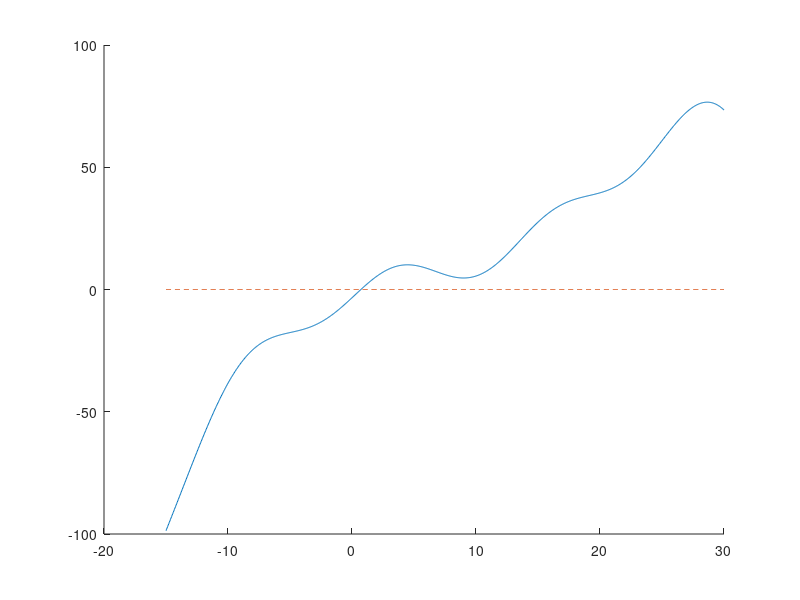

This chart was generated by the following MATLAB code: (Note: this script raises an error after producing the figure.)
%% Definition of the test function and its derivative
test_func01 = @(x) (x.^3)/100 - (x.^2)/8 + 2*x + 6*sin(x/2+6) -.7 - exp(x/6);
test_derivative01 = @(x) 3*(x.^2)/100 - 2*x/8 + 2 +(6/2)*cos(x/2+6) - exp(x/6)/6;

%% Bisection Method Demonstration

x = linspace(-15, 30, 1000);

% plotting numerical root finding results from bisection method
figure();
hold on;
plot(x, test_func01(x));
plot(x, zeros(size(x)), '--');

bisection_root = bisection_solver(@test_function, -25, 25, 10e-14, 1000);

plot(bisection_root, test_func01(bisection_root), '.', MarkerSize=20);
legend('Function', 'Y=0', 'Root Approx.');

hold off;
%% Newton's Method Demonstration

x = linspace(-15, 30, 1000);

% plotting numerical root finding results from bisection method
figure();
hold on;
plot(x, test_func01(x));
plot(x, zeros(size(x)), '--');

newton_root = newton_solver_jojo(@test_function, 10, 10e-14, 1000);

plot(newton_root, test_func01(newton_root), '.', MarkerSize=20);
legend('Function', 'Y=0', 'Root Approx.');

hold off;

%% Secant Method Demonstration

x = linspace(-15, 30, 1000);

% plotting numerical root finding results from bisection method
figure();
hold on;
plot(x, test_func01(x));
plot(x, zeros(size(x)), '--');

secant_root = secant_solver_jojo(@test_function, 5, 10, 10e-14, 1000);

plot(secant_root, test_func01(secant_root), '.', MarkerSize=20);
legend('Function', 'Y=0', 'Root Approx.');

hold off;

%% Testing convergence for Bisection method (unsure if works)
% declare input_list as a global variable
global input_list;

% number of trials we would like to perform
num_iter = 100;

%list of estimate at current iteration (x_{n}) compiled across all trials
x_current_list = [];

% list of estimate at next iteration (x_{n+1}) compiled across all trials
x_next_list = [];

%keeps track of which iteration (n) in a trial each data point was 
% collected from
index_list = [];

% calculate root to base initial guesses off of
x_r_calc = bisection_solver(@convergence_test_func, -3, 3, 10e-14, 1000);

%loop through each trial
for n = 1:num_iter
    % pull out the left and right guess for the trial
    x0 = x_r_calc - 3*rand();
    x1 = x_r_calc + 3*rand();

    % clear the input_list global variable
    input_list = [];

    % run the newton solver
    [x_r, return_list] = bisection_convergence_test(@convergence_test_func, x0, x1, 10e-14, 1000);
    % at this point, input_list will be populated with the values that the 
    % solver called at each iteration. In other words, it is now 
    % [x_1,x_2,...x_n-1,x_n] append the collected data to the compilation
    x_current_list = [x_current_list,return_list(1:end-1)];
    x_next_list = [x_next_list,return_list(2:end)];
    %index_list = [index_list,1:length(input_list)-1];
end

% computing error based on guesses and highly accurate root
error_current = abs(x_current_list - x_r);
error_next = abs(x_next_list - x_r);

figure('Color', 'w');
loglog(error_current, error_next, 'r.', 'markerfacecolor', 'r', 'markersize', 4);
hold on;
title('Convergence Analysis for Bisection Method', 'FontSize', 14);
xlabel('\epsilon_{n}', 'FontSize', 18);
ylabel('\epsilon_{n+1}', 'FontSize', 18);
xlim([10e-16, 10e1]);
ylim([10e-19, 10e1])
grid on;
hold off;


%% Testing convergence for Newton's method
% declare input_list as a global variable
global input_list;

% number of trials we would like to perform
num_iter = 1000;

% list for the initial guesses that we would like to use each trial. These 
% guesses have all been chosen so that each trial will converge to the 
% same root because the root is somewhere between -3 and 3.
x0_list = linspace(-3,3,num_iter);

%list of estimate at current iteration (x_{n}) compiled across all trials
x_current_list = [];

% list of estimate at next iteration (x_{n+1}) compiled across all trials
x_next_list = [];

%keeps track of which iteration (n) in a trial each data point was 
% collected from
index_list = [];

%loop through each trial
for n = 1:num_iter
    % pull out the left and right guess for the trial
    x0 = x0_list(n);
    % clear the input_list global variable
    input_list = [];
    % run the newton solver
    x_r = newton_solver_jojo(@convergence_test_func, x0, 10e-14, 1000);
    % at this point, input_list will be populated with the values that the 
    % solver called at each iteration. In other words, it is now 
    % [x_1,x_2,...x_n-1,x_n] append the collected data to the compilation
    x_current_list = [x_current_list,input_list(1:end-1)];
    x_next_list = [x_next_list,input_list(2:end)];
    index_list = [index_list,1:length(input_list)-1];
end

% computing error based on guesses and highly accurate root
error_current = abs(x_current_list - x_r);
error_next = abs(x_next_list - x_r);

figure('Color', 'w');
loglog(error_current, error_next, 'r.', 'markerfacecolor', 'r', 'markersize', 4);
hold on;
title('Convergence Analysis for Newton''s Method', 'FontSize', 14);
xlabel('\epsilon_{n}', 'FontSize', 18);
ylabel('\epsilon_{n+1}', 'FontSize', 18);
xlim([10e-16, 10e1]);
ylim([10e-19, 10e1])
grid on;
hold off;

%% Testing convergence for Secant method
% declare input_list as a global variable
global input_list;

% number of trials we would like to perform
num_iter = 1000;

% list for the initial guesses that we would like to use each trial. These 
% guesses have all been chosen so that each trial will converge to the 
% same root because the root is somewhere between -3 and 3.
x0_list = linspace(-3, 3, num_iter);

%list of estimate at current iteration (x_{n}) compiled across all trials
x_current_list = [];

% list of estimate at next iteration (x_{n+1}) compiled across all trials
x_next_list = [];

%keeps track of which iteration (n) in a trial each data point was 
% collected from
index_list = [];

%loop through each trial
for n = 1:num_iter
    % pull out the left and right guess for the trial
    x0 = x0_list(n);
    % clear the input_list global variable
    input_list = [];
    % run the newton solver
    x_r = secant_solver_jojo(@convergence_test_func, x0, x0 + 0.1, 10e-14, 1000);
    % at this point, input_list will be populated with the values that the 
    % solver called at each iteration. In other words, it is now 
    % [x_1,x_2,...x_n-1,x_n] append the collected data to the compilation
    x_current_list = [x_current_list,input_list(1:end-1)];
    x_next_list = [x_next_list,input_list(2:end)];
    index_list = [index_list,1:length(input_list)-1];
end

% computing error based on guesses and highly accurate root
error_current = abs(x_current_list - x_r);
error_next = abs(x_next_list - x_r);

figure('Color', 'w');
loglog(error_current, error_next, 'r.', 'markerfacecolor', 'r', 'markersize', 4);
hold on;
title('Convergence Analysis for Secant Method', 'FontSize', 14);
xlabel('\epsilon_{n}', 'FontSize', 18);
ylabel('\epsilon_{n+1}', 'FontSize', 18);
xlim([10e-18, 10e1]);
ylim([10e-19, 10e1])
grid on;
hold off;

%% Testing convergence for fzero

% declare input_list as a global variable
global input_list;

% number of trials we would like to perform
num_iter = 1000;

% list for the initial guesses that we would like to use each trial. These 
% guesses have all been chosen so that each trial will converge to the 
% same root because the root is somewhere between -3 and 3.
x0_list = linspace(-3,3,num_iter);

%list of estimate at current iteration (x_{n}) compiled across all trials
x_current_list = [];

% list of estimate at next iteration (x_{n+1}) compiled across all trials
x_next_list = [];

%keeps track of which iteration (n) in a trial each data point was 
% collected from
index_list = [];

%loop through each trial
for n = 1:num_iter
    % pull out the left and right guess for the trial
    x0 = x0_list(n);
    % clear the input_list global variable
    input_list = [];
    % run the newton solver
    x_r = fzero(@convergence_test_func, x0);
    % at this point, input_list will be populated with the values that the 
    % solver called at each iteration. In other words, it is now 
    % [x_1,x_2,...x_n-1,x_n] append the collected data to the compilation
    x_current_list = [x_current_list,input_list(1:end-1)];
    x_next_list = [x_next_list,input_list(2:end)];
    index_list = [index_list,1:length(input_list)-1];
end

% computing error based on guesses and highly accurate root
error_current = abs(x_current_list - x_r);
error_next = abs(x_next_list - x_r);

figure('Color', 'w');
loglog(error_current, error_next, 'r.', 'markerfacecolor', 'r', 'markersize', 4);
hold on;
title('Convergence Analysis for fsolve', 'FontSize', 14);
xlabel('\epsilon_{n}', 'FontSize', 18);
ylabel('\epsilon_{n+1}', 'FontSize', 18);
xlim([10e-18, 10e1]);
ylim([10e-19, 10e1])
grid on;
hold off;

%% Data processing for Newton's method

% data points to be used in the regression
x_regression = []; % e_n
y_regression = []; % e_{n+1}

% iterate through the collected data
for n=1:length(index_list)
    % if the error is not too big or too small and it was enough iterations
    % into the trial...
    if error_current(n)>1e-15 && error_current(n)<1e-2 && error_next(n)>1e-14 && error_next(n)<1e-2 && index_list(n)>2
        % then add it to the set of points for regression
        x_regression(end+1) = error_current(n);
        y_regression(end+1) = error_next(n);
    end
end

% data points to be used in the regression
% p and k are the output coefficients
% generate Y, X1, and X2
% note that I use the transpose operator (')
% to convert the result from a row vector to a column
% If you are copy-pasting, the ' character may not work correctly
Y = log(y_regression)';
X1 = log(x_regression)';
X2 = ones(length(X1),1);
%run the regression
coeff_vec = regress(Y,[X1,X2]);
%pull out the coefficients from the fit
p = coeff_vec(1);
k = exp(coeff_vec(2));

% generate x data on a logarithmic range
fit_line_x = 10.^(-16:0.1:1);
% compute the corresponding y values
fit_line_y = k*fit_line_x.^p;

% visualize processed data
figure('Color', 'w');
loglog(error_current, error_next, 'r.', 'markerfacecolor', 'r', 'markersize', 4);
hold on;
loglog(x_regression, y_regression, 'g.', 'markerfacecolor', 'g', 'markersize', 4);
title('Convergence Analysis for Newton''s Method', 'FontSize', 14);
xlabel('\epsilon_{n}', 'FontSize', 18);
ylabel('\epsilon_{n+1}', 'FontSize', 18);
xlim([10e-16, 10e1]);
ylim([10e-19, 10e1])
grid on;
loglog(fit_line_x,fit_line_y, 'k--', 'LineWidth', 2);
legend('Raw', 'Processed', 'Fitted line');
hold off;

%% Compare regression k value to predicted k value

% for the first and second derivative of a function

%set the step size to be tiny
delta_x = 1e-6;

% compute the function at different points near x
f_left = test_func01(x_r - delta_x);
f_0 = test_func01(x_r);
f_right = test_func01(x_r + delta_x);

% approximate the first derivative
dfdx = (f_right - f_left) / (2*delta_x);

% approximate the second derivative
d2fdx2 = (f_right - 2*f_0 + f_left) / (delta_x^2);

% calculate predicted k value
k_pred = abs(0.5*(d2fdx2/dfdx));


%% Testing generalized convergence analysis function for Bisection method

x_guess_list_0 = zeros(1000, 1);
x_guess_list_1 = zeros(1000, 1);

for i = 1:1000
    x_guess_list_0(i) = 4 - 3*rand();
    x_guess_list_1(i) = 4 + 3*rand();
end

convergence_analysis("bisection", @convergence_test_func_2, [], x_guess_list_0, x_guess_list_1);

%% Testing generalized convergence analysis function for Newton's method

x0_list = ones(1000, 1);

for i = 1:1000
    x0_list(i) = 3*rand();
end

convergence_analysis("newton", @convergence_test_func_2, x0_list, [], []);

%% Testing generalized convergence analysis function for Secant method

x0_list = ones(1000, 1);

for i = 1:1000
    x0_list(i) = 3*rand();
end

convergence_analysis("secant", @convergence_test_func_2, x0_list, [], []);

%% Testing generalized convergence analysis function for fzero

x0_list = ones(1000, 1);

for i = 1:1000
    x0_list(i) = 3*rand();
end

convergence_analysis("fzero", @convergence_test_func_2, x0_list, [], []);